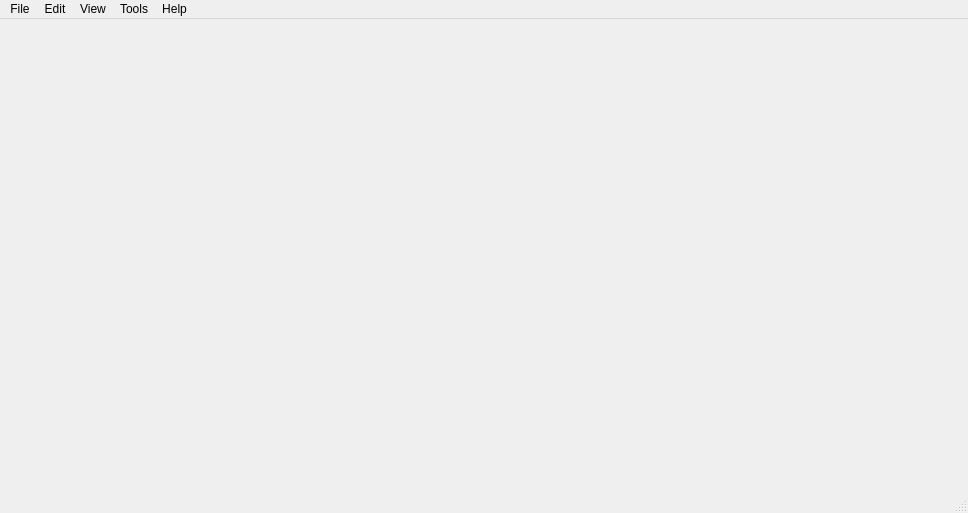
<?xml version="1.0" encoding="UTF-8"?>
<ui version="4.0">
 <class>MainWindow</class>
 <widget class="QMainWindow" name="MainWindow">
  <property name="geometry">
   <rect>
    <x>0</x>
    <y>0</y>
    <width>968</width>
    <height>513</height>
   </rect>
  </property>
  <property name="windowTitle">
   <string>liaotao</string>
  </property>
  <widget class="QWidget" name="centralwidget"/>
  <widget class="QMenuBar" name="menubar">
   <property name="geometry">
    <rect>
     <x>0</x>
     <y>0</y>
     <width>968</width>
     <height>23</height>
    </rect>
   </property>
   <widget class="QMenu" name="menu_File">
    <property name="title">
     <string>File</string>
    </property>
    <addaction name="actionnew_Program"/>
    <addaction name="actionOpen"/>
    <addaction name="actionSave_All"/>
    <addaction name="actionsetting"/>
   </widget>
   <widget class="QMenu" name="menu_Edit">
    <property name="title">
     <string>Edit</string>
    </property>
   </widget>
   <widget class="QMenu" name="menu_View">
    <property name="title">
     <string>View</string>
    </property>
   </widget>
   <widget class="QMenu" name="menu_Tools">
    <property name="title">
     <string>Tools</string>
    </property>
   </widget>
   <widget class="QMenu" name="menu_Help">
    <property name="title">
     <string>Help</string>
    </property>
    <addaction name="actionAbout"/>
   </widget>
   <addaction name="menu_File"/>
   <addaction name="menu_Edit"/>
   <addaction name="menu_View"/>
   <addaction name="menu_Tools"/>
   <addaction name="menu_Help"/>
  </widget>
  <widget class="QStatusBar" name="statusbar"/>
  <action name="actionnew_Program">
   <property name="checkable">
    <bool>false</bool>
   </property>
   <property name="checked">
    <bool>false</bool>
   </property>
   <property name="text">
    <string>New Project</string>
   </property>
  </action>
  <action name="actionAbout">
   <property name="text">
    <string>About</string>
   </property>
  </action>
  <action name="actionsetting">
   <property name="text">
    <string>Settings...</string>
   </property>
  </action>
  <action name="actionSave_All">
   <property name="text">
    <string>Save All</string>
   </property>
  </action>
  <action name="actionOpen">
   <property name="text">
    <string>Open</string>
   </property>
  </action>
 </widget>
 <resources/>
 <connections>
  <connection>
   <sender>actionnew_Program</sender>
   <signal>triggered()</signal>
   <receiver>MainWindow</receiver>
   <slot>close()</slot>
   <hints>
    <hint type="sourcelabel">
     <x>-1</x>
     <y>-1</y>
    </hint>
    <hint type="destinationlabel">
     <x>483</x>
     <y>256</y>
    </hint>
   </hints>
  </connection>
 </connections>
</ui>
